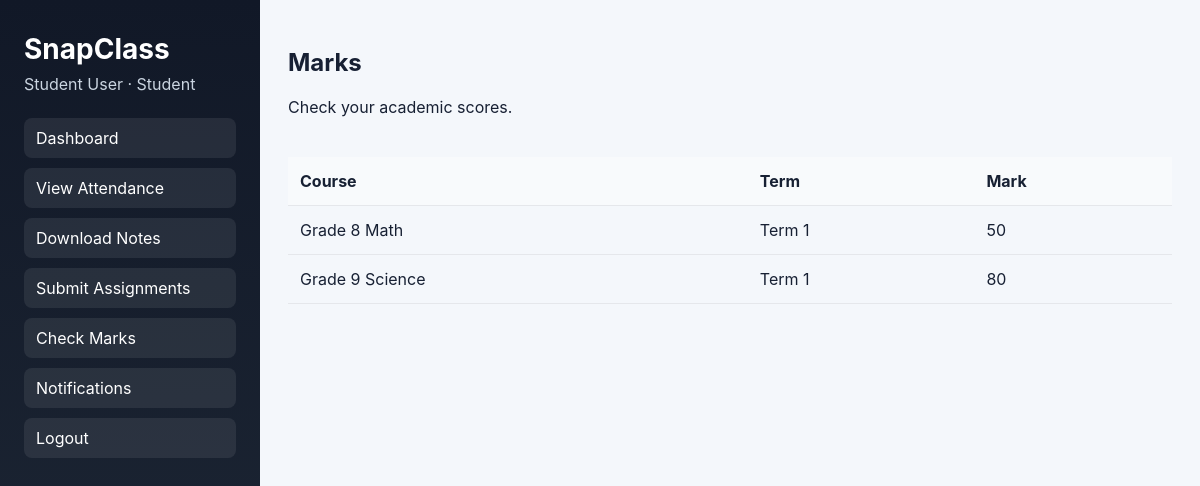
Page /student/marks (signed in) on the committed database.
### tables this page shows
CREATE TABLE users (
                id INTEGER PRIMARY KEY AUTOINCREMENT,
                name TEXT NOT NULL,
                email TEXT NOT NULL UNIQUE,
                password_hash TEXT NOT NULL,
                role TEXT NOT NULL CHECK(role IN ('admin', 'teacher', 'student'))
            );

CREATE TABLE marks (
                id INTEGER PRIMARY KEY AUTOINCREMENT,
                student_id INTEGER NOT NULL,
                course_name TEXT NOT NULL,
                term TEXT NOT NULL,
                mark INTEGER NOT NULL,
                UNIQUE(student_id, course_name, term)
            );

### app.py (the view)
@app.route("/student/marks")
def student_marks():
    user = current_user()
    if not user or user["role"] != "student":
        return redirect(url_for("login"))
    with get_connection() as connection:
        rows = connection.execute(
            "SELECT course_name, term, mark FROM marks WHERE student_id = ? ORDER BY id DESC",
            (user["id"],),
        ).fetchall()
    return render_template("student_marks.html", user=user, rows=rows)

### app.py (called while the page is built)
def get_connection() -> sqlite3.Connection:
    connection = sqlite3.connect(DB_PATH)
    connection.row_factory = sqlite3.Row
    return connection

def current_user() -> dict[str, Any] | None:
    user_id = session.get("user_id")
    if not user_id:
        return None
    with get_connection() as connection:
        record = connection.execute("SELECT id, name, email, role FROM users WHERE id = ?", (user_id,)).fetchone()
        if record is None:
            return None
        return dict(record)

### templates/student_marks.html (shortened to what this page needs)
{% extends "role_base.html" %}
{% block nav %}
<nav>
  <a href="{{ url_for('student_dashboard') }}">Dashboard</a>
  <a href="{{ url_for('student_attendance') }}">View Attendance</a>
  <a href="{{ url_for('student_notes') }}">Download Notes</a>
  <a href="{{ url_for('student_assignments') }}">Submit Assignments</a>
  <a href="{{ url_for('student_marks') }}">Check Marks</a>
  <a href="{{ url_for('student_notifications') }}">Notifications</a>
  <a href="{{ url_for('logout') }}">Logout</a>
</nav>
{% endblock %}
{% block content %}
<header class="topbar"><div><h2>Marks</h2><p>Check your academic scores.</p></div></header>
<div class="form-card">
  <div class="table-wrap">
    <table class="data-table">
      <thead><tr><th>Course</th><th>Term</th><th>Mark</th></tr></thead>
      <tbody>
        {% for row in rows %}
        <tr><td>{{ row.course_name }}</td><td>{{ row.term }}</td><td>{{ row.mark }}</td></tr>
        {% endfor %}
      </tbody>
    </table>
  </div>
</div>
{% endblock %}

### templates/role_base.html (shortened to what this page needs)
<!doctype html>
<html lang="en">
  <head>
    <link rel="stylesheet" href="{{ url_for('static', filename='style.css') }}" />
  </head>
  <body>
    <div class="app-shell">
      <aside class="sidebar">
        <h1>SnapClass</h1>
        <p>{{ user.name }} · {{ user.role|title }}</p>
        {% block nav %}{% endblock %}
      </aside>
      <main class="main-content">
        {% block content %}{% endblock %}
      </main>
    </div>
  </body>
</html>

### static/style.css (style rules this page uses)
:root { color-scheme: light; font-family: Inter, Arial, sans-serif; --bg: #f4f7fb; --panel: #ffffff; --primary: #234498; --text: #172033; --muted: #6b7280; --border: #e5e7eb; }
* { box-sizing: border-box; }
body { margin: 0; background: var(--bg); color: var(--text); }
.app-shell { display: grid; grid-template-columns: 260px 1fr; min-height: 100vh; }
.sidebar { background: linear-gradient(180deg, #111827 0%, #1f2937 100%); color: white; padding: 32px 24px; }
.sidebar h1 { margin: 0 0 8px; font-size: 28px; }
.sidebar p { margin: 0 0 24px; color: #cbd5e1; }
.sidebar nav { display: flex; flex-direction: column; gap: 10px; }
.sidebar a { color: white; text-decoration: none; padding: 10px 12px; border-radius: 8px; background: rgba(255,255,255,0.08); }
.main-content { padding: 28px; }
.topbar { display: flex; justify-content: space-between; align-items: center; margin-bottom: 24px; }
.table-wrap { overflow-x: auto; }
.data-table { width: 100%; border-collapse: collapse; }
.data-table th, .data-table td { padding: 14px 12px; border-bottom: 1px solid var(--border); text-align: left; }
.data-table thead th { background: #f8fafc; font-weight: 700; }

### rows in the picture
users: name "Student User", role "Student"
marks: course_name "Grade 8 Math", term "Term 1", mark "50"
marks: course_name "Grade 9 Science", term "Term 1", mark "80"
